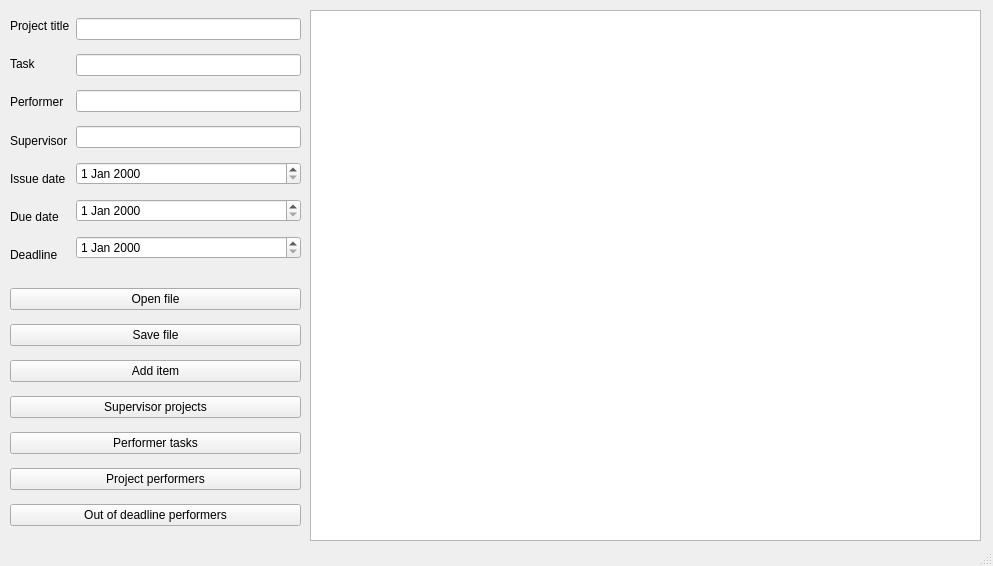
<?xml version="1.0" encoding="UTF-8"?>
<ui version="4.0">
 <class>MainWindow</class>
 <widget class="QMainWindow" name="MainWindow">
  <property name="geometry">
   <rect>
    <x>0</x>
    <y>0</y>
    <width>993</width>
    <height>566</height>
   </rect>
  </property>
  <property name="windowTitle">
   <string>MainWindow</string>
  </property>
  <widget class="QWidget" name="centralwidget">
   <widget class="QWidget" name="horizontalLayoutWidget">
    <property name="geometry">
     <rect>
      <x>10</x>
      <y>10</y>
      <width>291</width>
      <height>261</height>
     </rect>
    </property>
    <layout class="QHBoxLayout" name="inputBlock">
     <item>
      <layout class="QVBoxLayout" name="labels">
       <item>
        <widget class="QLabel" name="label">
         <property name="text">
          <string>Project title</string>
         </property>
        </widget>
       </item>
       <item>
        <widget class="QLabel" name="label_3">
         <property name="text">
          <string>Task</string>
         </property>
        </widget>
       </item>
       <item>
        <widget class="QLabel" name="label_2">
         <property name="text">
          <string>Performer</string>
         </property>
        </widget>
       </item>
       <item>
        <widget class="QLabel" name="label_4">
         <property name="text">
          <string>Supervisor</string>
         </property>
        </widget>
       </item>
       <item>
        <widget class="QLabel" name="label_5">
         <property name="text">
          <string>Issue date</string>
         </property>
        </widget>
       </item>
       <item>
        <widget class="QLabel" name="label_6">
         <property name="text">
          <string>Due date</string>
         </property>
        </widget>
       </item>
       <item>
        <widget class="QLabel" name="label_7">
         <property name="text">
          <string>Deadline</string>
         </property>
        </widget>
       </item>
      </layout>
     </item>
     <item>
      <layout class="QVBoxLayout" name="verticalLayout">
       <item>
        <widget class="QLineEdit" name="editTitle"/>
       </item>
       <item>
        <widget class="QLineEdit" name="editTask"/>
       </item>
       <item>
        <widget class="QLineEdit" name="editPerformer"/>
       </item>
       <item>
        <widget class="QLineEdit" name="editSupervisor"/>
       </item>
       <item>
        <widget class="QDateEdit" name="editIssueDate"/>
       </item>
       <item>
        <widget class="QDateEdit" name="editDueDate"/>
       </item>
       <item>
        <widget class="QDateEdit" name="editDeadline"/>
       </item>
      </layout>
     </item>
    </layout>
   </widget>
   <widget class="QTextEdit" name="output">
    <property name="geometry">
     <rect>
      <x>310</x>
      <y>10</y>
      <width>671</width>
      <height>531</height>
     </rect>
    </property>
   </widget>
   <widget class="QWidget" name="verticalLayoutWidget">
    <property name="geometry">
     <rect>
      <x>10</x>
      <y>280</y>
      <width>291</width>
      <height>261</height>
     </rect>
    </property>
    <layout class="QVBoxLayout" name="verticalLayout_2">
     <item>
      <widget class="QPushButton" name="openFileButton">
       <property name="text">
        <string>Open file</string>
       </property>
      </widget>
     </item>
     <item>
      <widget class="QPushButton" name="saveFileButton">
       <property name="text">
        <string>Save file</string>
       </property>
      </widget>
     </item>
     <item>
      <widget class="QPushButton" name="addItemButton">
       <property name="text">
        <string>Add item</string>
       </property>
      </widget>
     </item>
     <item>
      <widget class="QPushButton" name="supervisorProjectsButton">
       <property name="text">
        <string>Supervisor projects</string>
       </property>
      </widget>
     </item>
     <item>
      <widget class="QPushButton" name="performerTasksButton">
       <property name="text">
        <string>Performer tasks</string>
       </property>
      </widget>
     </item>
     <item>
      <widget class="QPushButton" name="projectPerformersButton">
       <property name="text">
        <string>Project performers</string>
       </property>
      </widget>
     </item>
     <item>
      <widget class="QPushButton" name="missedDeadlinePerformersButton">
       <property name="text">
        <string>Out of deadline performers</string>
       </property>
      </widget>
     </item>
    </layout>
   </widget>
  </widget>
  <widget class="QStatusBar" name="statusbar"/>
 </widget>
 <resources/>
 <connections/>
</ui>
